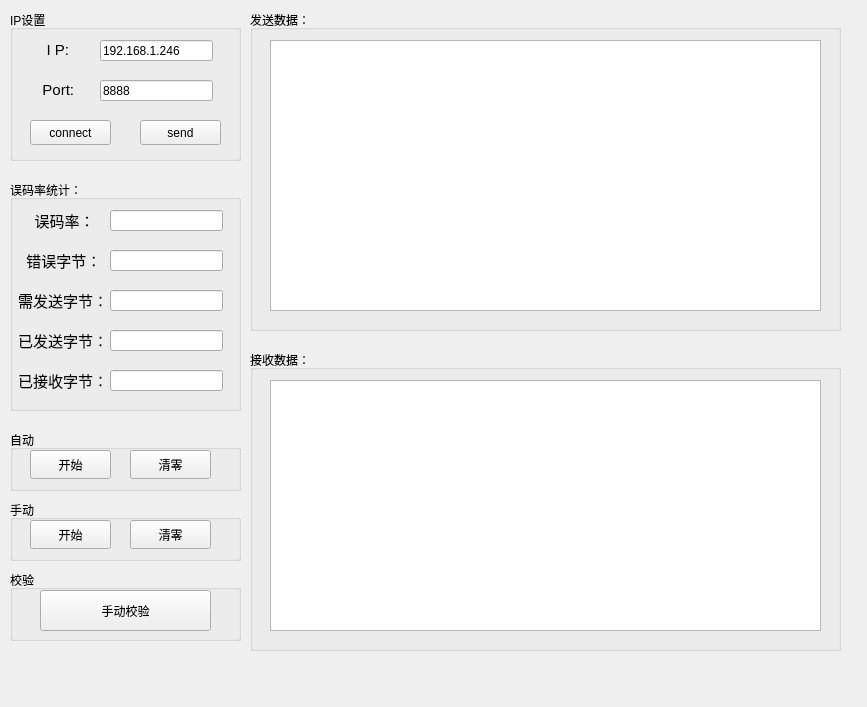
<?xml version="1.0" encoding="UTF-8"?>
<ui version="4.0">
 <class>client</class>
 <widget class="QWidget" name="client">
  <property name="geometry">
   <rect>
    <x>0</x>
    <y>0</y>
    <width>867</width>
    <height>707</height>
   </rect>
  </property>
  <property name="windowTitle">
   <string>Client</string>
  </property>
  <widget class="QLabel" name="label_4">
   <property name="geometry">
    <rect>
     <x>30</x>
     <y>960</y>
     <width>69</width>
     <height>20</height>
    </rect>
   </property>
   <property name="font">
    <font>
     <pointsize>11</pointsize>
    </font>
   </property>
   <property name="text">
    <string>累计时间：</string>
   </property>
  </widget>
  <widget class="QTextEdit" name="sended_text">
   <property name="geometry">
    <rect>
     <x>270</x>
     <y>40</y>
     <width>551</width>
     <height>271</height>
    </rect>
   </property>
  </widget>
  <widget class="QLineEdit" name="error_byte">
   <property name="geometry">
    <rect>
     <x>110</x>
     <y>250</y>
     <width>113</width>
     <height>21</height>
    </rect>
   </property>
   <property name="readOnly">
    <bool>true</bool>
   </property>
  </widget>
  <widget class="QLabel" name="label_10">
   <property name="geometry">
    <rect>
     <x>18</x>
     <y>210</y>
     <width>91</width>
     <height>20</height>
    </rect>
   </property>
   <property name="font">
    <font>
     <pointsize>11</pointsize>
    </font>
   </property>
   <property name="text">
    <string>    误码率：</string>
   </property>
  </widget>
  <widget class="QLineEdit" name="received_byte">
   <property name="geometry">
    <rect>
     <x>110</x>
     <y>370</y>
     <width>113</width>
     <height>21</height>
    </rect>
   </property>
   <property name="readOnly">
    <bool>true</bool>
   </property>
  </widget>
  <widget class="QLineEdit" name="start_time">
   <property name="geometry">
    <rect>
     <x>100</x>
     <y>880</y>
     <width>113</width>
     <height>21</height>
    </rect>
   </property>
   <property name="readOnly">
    <bool>true</bool>
   </property>
  </widget>
  <widget class="QLineEdit" name="sended_byte">
   <property name="geometry">
    <rect>
     <x>110</x>
     <y>330</y>
     <width>113</width>
     <height>21</height>
    </rect>
   </property>
   <property name="readOnly">
    <bool>true</bool>
   </property>
  </widget>
  <widget class="QGroupBox" name="groupBox_5">
   <property name="geometry">
    <rect>
     <x>250</x>
     <y>350</y>
     <width>591</width>
     <height>301</height>
    </rect>
   </property>
   <property name="title">
    <string>接收数据：</string>
   </property>
  </widget>
  <widget class="QLabel" name="total_send_byte_">
   <property name="geometry">
    <rect>
     <x>18</x>
     <y>290</y>
     <width>91</width>
     <height>20</height>
    </rect>
   </property>
   <property name="font">
    <font>
     <pointsize>11</pointsize>
    </font>
   </property>
   <property name="text">
    <string>需发送字节：</string>
   </property>
  </widget>
  <widget class="QLabel" name="label_7">
   <property name="geometry">
    <rect>
     <x>18</x>
     <y>330</y>
     <width>91</width>
     <height>20</height>
    </rect>
   </property>
   <property name="font">
    <font>
     <pointsize>11</pointsize>
    </font>
   </property>
   <property name="text">
    <string>已发送字节：</string>
   </property>
  </widget>
  <widget class="QGroupBox" name="groupBox_2">
   <property name="geometry">
    <rect>
     <x>10</x>
     <y>10</y>
     <width>231</width>
     <height>151</height>
    </rect>
   </property>
   <property name="title">
    <string>IP设置</string>
   </property>
   <widget class="QLabel" name="label_11">
    <property name="geometry">
     <rect>
      <x>20</x>
      <y>70</y>
      <width>69</width>
      <height>20</height>
     </rect>
    </property>
    <property name="font">
     <font>
      <pointsize>11</pointsize>
     </font>
    </property>
    <property name="text">
     <string>   Port:</string>
    </property>
   </widget>
   <widget class="QLineEdit" name="port">
    <property name="geometry">
     <rect>
      <x>90</x>
      <y>70</y>
      <width>113</width>
      <height>21</height>
     </rect>
    </property>
    <property name="text">
     <string>8888</string>
    </property>
    <property name="readOnly">
     <bool>false</bool>
    </property>
   </widget>
   <widget class="QLabel" name="label_12">
    <property name="geometry">
     <rect>
      <x>20</x>
      <y>30</y>
      <width>69</width>
      <height>20</height>
     </rect>
    </property>
    <property name="font">
     <font>
      <pointsize>11</pointsize>
     </font>
    </property>
    <property name="text">
     <string>    I P:</string>
    </property>
   </widget>
   <widget class="QLineEdit" name="server_ip">
    <property name="geometry">
     <rect>
      <x>90</x>
      <y>30</y>
      <width>113</width>
      <height>21</height>
     </rect>
    </property>
    <property name="text">
     <string>192.168.1.246</string>
    </property>
    <property name="readOnly">
     <bool>false</bool>
    </property>
   </widget>
   <widget class="QPushButton" name="connect">
    <property name="geometry">
     <rect>
      <x>20</x>
      <y>110</y>
      <width>81</width>
      <height>25</height>
     </rect>
    </property>
    <property name="text">
     <string>connect</string>
    </property>
   </widget>
   <widget class="QPushButton" name="send">
    <property name="geometry">
     <rect>
      <x>130</x>
      <y>110</y>
      <width>81</width>
      <height>25</height>
     </rect>
    </property>
    <property name="text">
     <string>send</string>
    </property>
   </widget>
  </widget>
  <widget class="QTextEdit" name="recevied_text">
   <property name="geometry">
    <rect>
     <x>270</x>
     <y>380</y>
     <width>551</width>
     <height>251</height>
    </rect>
   </property>
  </widget>
  <widget class="QPushButton" name="start">
   <property name="geometry">
    <rect>
     <x>30</x>
     <y>450</y>
     <width>81</width>
     <height>29</height>
    </rect>
   </property>
   <property name="text">
    <string>开始</string>
   </property>
  </widget>
  <widget class="QLineEdit" name="total_send_byte">
   <property name="geometry">
    <rect>
     <x>110</x>
     <y>290</y>
     <width>113</width>
     <height>21</height>
    </rect>
   </property>
  </widget>
  <widget class="QLabel" name="label_8">
   <property name="geometry">
    <rect>
     <x>18</x>
     <y>370</y>
     <width>91</width>
     <height>20</height>
    </rect>
   </property>
   <property name="font">
    <font>
     <pointsize>11</pointsize>
    </font>
   </property>
   <property name="text">
    <string>已接收字节：</string>
   </property>
  </widget>
  <widget class="QLabel" name="label_6">
   <property name="geometry">
    <rect>
     <x>30</x>
     <y>920</y>
     <width>69</width>
     <height>20</height>
    </rect>
   </property>
   <property name="font">
    <font>
     <pointsize>11</pointsize>
    </font>
   </property>
   <property name="text">
    <string>结束时间：</string>
   </property>
  </widget>
  <widget class="QLabel" name="error_byte_">
   <property name="geometry">
    <rect>
     <x>18</x>
     <y>250</y>
     <width>91</width>
     <height>20</height>
    </rect>
   </property>
   <property name="font">
    <font>
     <pointsize>11</pointsize>
    </font>
   </property>
   <property name="text">
    <string>  错误字节：</string>
   </property>
  </widget>
  <widget class="QLabel" name="label_9">
   <property name="geometry">
    <rect>
     <x>30</x>
     <y>880</y>
     <width>69</width>
     <height>20</height>
    </rect>
   </property>
   <property name="font">
    <font>
     <pointsize>11</pointsize>
    </font>
   </property>
   <property name="text">
    <string>开始时间：</string>
   </property>
  </widget>
  <widget class="QLineEdit" name="cumulative_time">
   <property name="geometry">
    <rect>
     <x>100</x>
     <y>960</y>
     <width>113</width>
     <height>21</height>
    </rect>
   </property>
   <property name="readOnly">
    <bool>true</bool>
   </property>
  </widget>
  <widget class="QLineEdit" name="end_time">
   <property name="geometry">
    <rect>
     <x>100</x>
     <y>920</y>
     <width>113</width>
     <height>21</height>
    </rect>
   </property>
   <property name="readOnly">
    <bool>true</bool>
   </property>
  </widget>
  <widget class="QLineEdit" name="error_rate_">
   <property name="geometry">
    <rect>
     <x>110</x>
     <y>210</y>
     <width>113</width>
     <height>21</height>
    </rect>
   </property>
   <property name="readOnly">
    <bool>true</bool>
   </property>
  </widget>
  <widget class="QGroupBox" name="groupBox_4">
   <property name="geometry">
    <rect>
     <x>250</x>
     <y>10</y>
     <width>591</width>
     <height>321</height>
    </rect>
   </property>
   <property name="title">
    <string>发送数据：</string>
   </property>
  </widget>
  <widget class="QGroupBox" name="groupBox_3">
   <property name="geometry">
    <rect>
     <x>10</x>
     <y>180</y>
     <width>231</width>
     <height>231</height>
    </rect>
   </property>
   <property name="title">
    <string>误码率统计：</string>
   </property>
  </widget>
  <widget class="QGroupBox" name="groupBox">
   <property name="geometry">
    <rect>
     <x>0</x>
     <y>850</y>
     <width>231</width>
     <height>151</height>
    </rect>
   </property>
   <property name="title">
    <string>时间记录：</string>
   </property>
  </widget>
  <widget class="QPushButton" name="reset">
   <property name="geometry">
    <rect>
     <x>130</x>
     <y>450</y>
     <width>81</width>
     <height>29</height>
    </rect>
   </property>
   <property name="text">
    <string>清零</string>
   </property>
  </widget>
  <widget class="QGroupBox" name="groupBox_6">
   <property name="geometry">
    <rect>
     <x>10</x>
     <y>430</y>
     <width>231</width>
     <height>61</height>
    </rect>
   </property>
   <property name="title">
    <string>自动</string>
   </property>
  </widget>
  <widget class="QPushButton" name="reset_2">
   <property name="geometry">
    <rect>
     <x>130</x>
     <y>520</y>
     <width>81</width>
     <height>29</height>
    </rect>
   </property>
   <property name="text">
    <string>清零</string>
   </property>
  </widget>
  <widget class="QGroupBox" name="groupBox_7">
   <property name="geometry">
    <rect>
     <x>10</x>
     <y>500</y>
     <width>231</width>
     <height>61</height>
    </rect>
   </property>
   <property name="title">
    <string>手动</string>
   </property>
  </widget>
  <widget class="QPushButton" name="start_2">
   <property name="geometry">
    <rect>
     <x>30</x>
     <y>520</y>
     <width>81</width>
     <height>29</height>
    </rect>
   </property>
   <property name="text">
    <string>开始</string>
   </property>
  </widget>
  <widget class="QPushButton" name="checkout">
   <property name="geometry">
    <rect>
     <x>40</x>
     <y>590</y>
     <width>171</width>
     <height>41</height>
    </rect>
   </property>
   <property name="text">
    <string>手动校验</string>
   </property>
  </widget>
  <widget class="QGroupBox" name="groupBox_8">
   <property name="geometry">
    <rect>
     <x>10</x>
     <y>570</y>
     <width>231</width>
     <height>71</height>
    </rect>
   </property>
   <property name="title">
    <string>校验</string>
   </property>
  </widget>
  <zorder>groupBox_8</zorder>
  <zorder>groupBox_7</zorder>
  <zorder>groupBox</zorder>
  <zorder>groupBox_6</zorder>
  <zorder>groupBox_4</zorder>
  <zorder>groupBox_5</zorder>
  <zorder>recevied_text</zorder>
  <zorder>groupBox_3</zorder>
  <zorder>groupBox_2</zorder>
  <zorder>label_4</zorder>
  <zorder>sended_text</zorder>
  <zorder>error_byte</zorder>
  <zorder>label_10</zorder>
  <zorder>received_byte</zorder>
  <zorder>start_time</zorder>
  <zorder>sended_byte</zorder>
  <zorder>total_send_byte_</zorder>
  <zorder>label_7</zorder>
  <zorder>start</zorder>
  <zorder>total_send_byte</zorder>
  <zorder>label_8</zorder>
  <zorder>label_6</zorder>
  <zorder>error_byte_</zorder>
  <zorder>label_9</zorder>
  <zorder>cumulative_time</zorder>
  <zorder>end_time</zorder>
  <zorder>error_rate_</zorder>
  <zorder>reset</zorder>
  <zorder>reset_2</zorder>
  <zorder>start_2</zorder>
  <zorder>checkout</zorder>
 </widget>
 <resources/>
 <connections/>
</ui>
